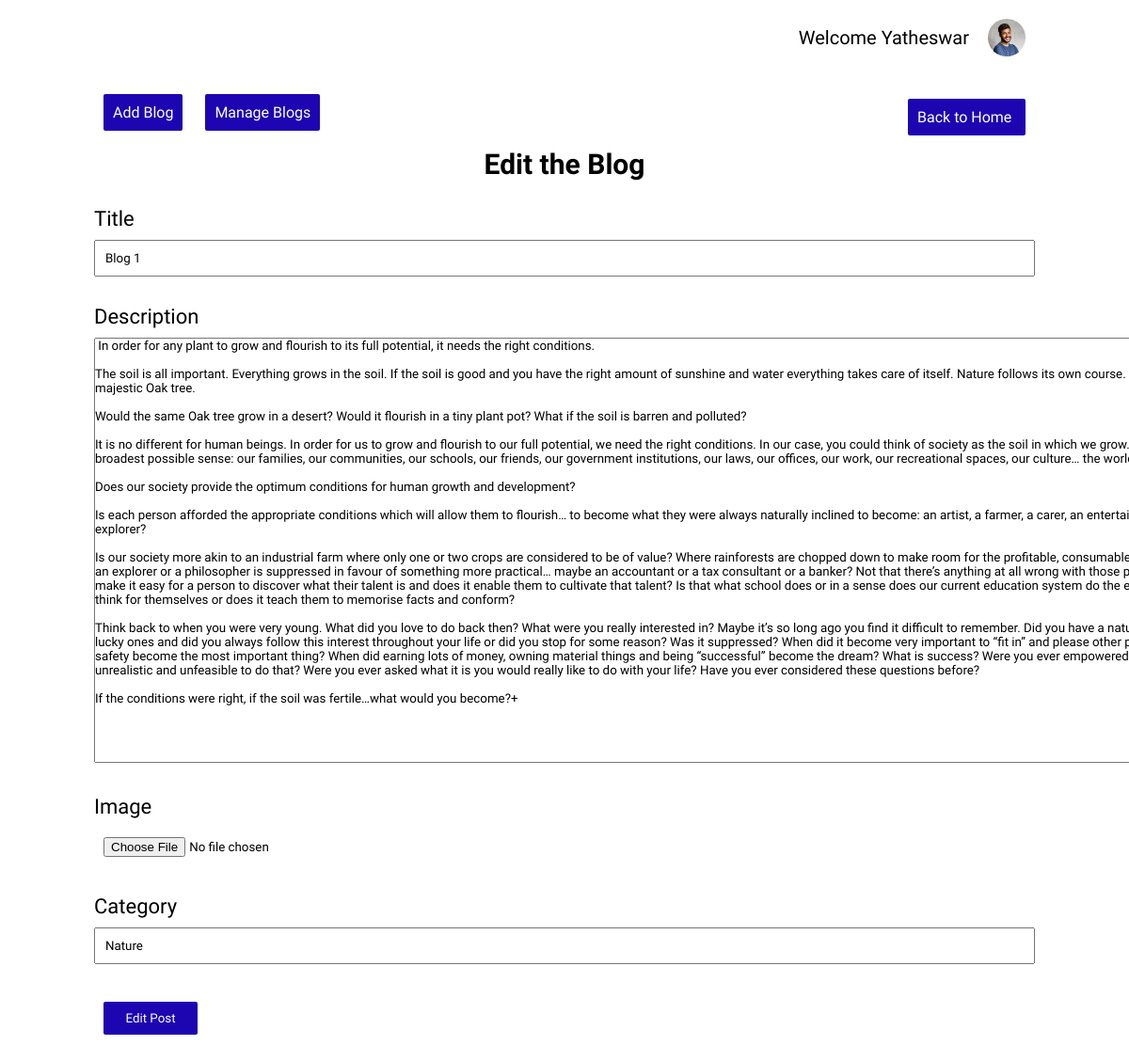
The app's page /admin-panel/blogs/edit.php?id=1 (signed in), older data.
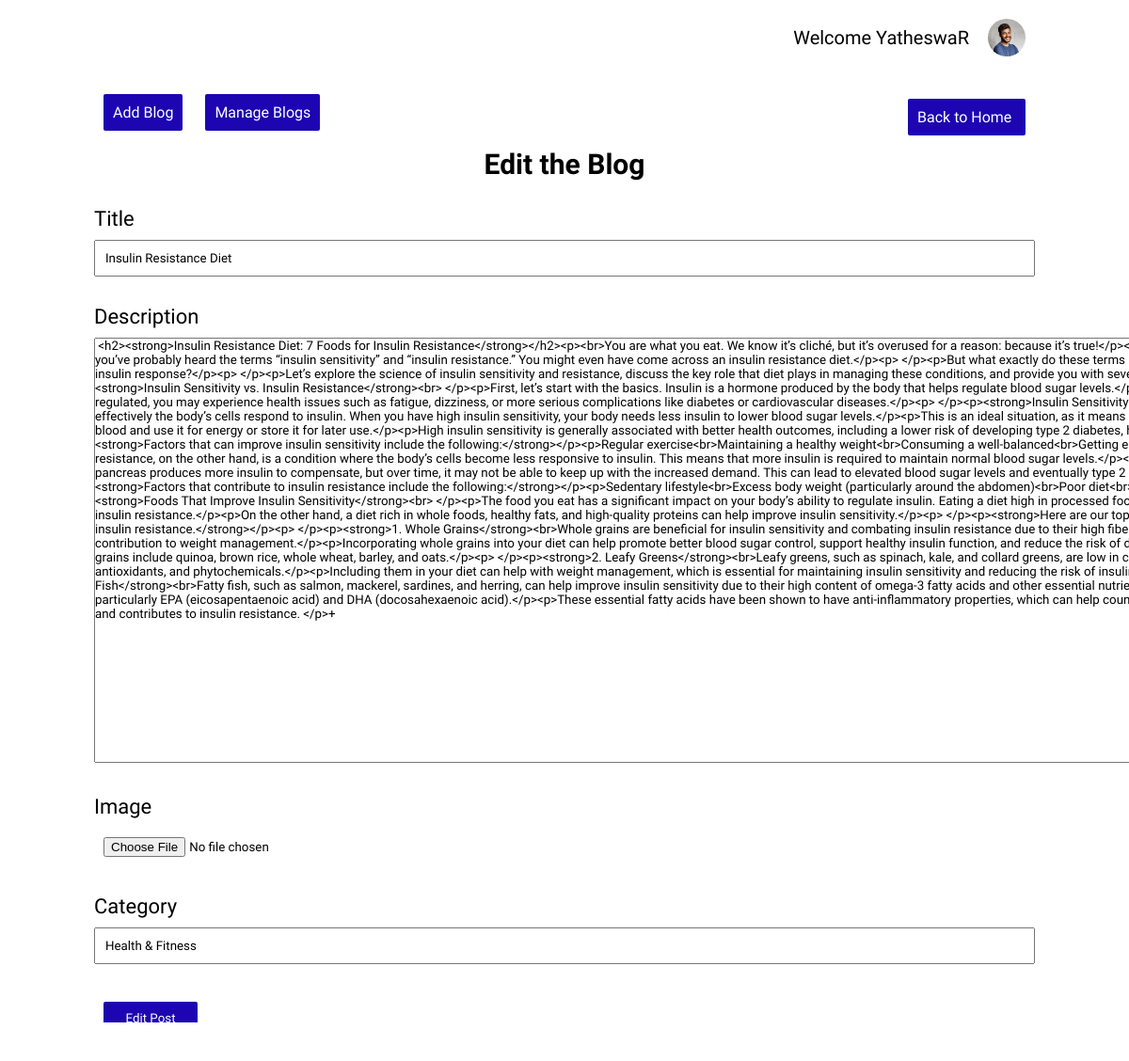
The same page, newer data.
### tables this page shows
CREATE TABLE `blogs` (
  `id` int(100) NOT NULL,
  `title` text DEFAULT NULL,
  `description` text DEFAULT NULL,
  `image` longblob DEFAULT NULL,
  `category` text DEFAULT NULL,
  `author` text DEFAULT NULL,
  `blogid` text DEFAULT NULL,
  `createdat` datetime(6) DEFAULT current_timestamp(6)
);

### admin-panel/blogs/edit.php (the view, shortened to what this page needs)
<?php
    if($_SESSION["id"] == true){
        $name = $_SESSION["name"];
        $image = $_SESSION["image"];
        require_once('../../config.php');
        if($_SERVER["REQUEST_METHOD"] == "GET"){
            $id = $_GET["id"];
            $sql = mysqli_query($db,"SELECT * FROM `blogs` WHERE id=$id");
            $row = mysqli_fetch_assoc($sql);
            $title = $row['title'];
            $description = $row['description'];
            $file = $row['image'];
            $category = $row['category'];
        }
?>
<!DOCTYPE html>
<html lang="en">
<head>
    <link rel="stylesheet" href="../css/admin.css">
    <link href='https://unpkg.com/boxicons@2.1.4/css/boxicons.min.css' rel='stylesheet'>
    <link rel="stylesheet" href="https://cdnjs.cloudflare.com/ajax/libs/font-awesome/6.3.0/css/all.min.css">
</head>
<body>
    <div class="main">
        <div class="topbar">
        <div class="name">
                Welcome <?php echo $name; ?>
            </div>
            <div class="user">
                <?php
                    echo "<img src='../../db-images/users/$image'>;"
                ?>
            </div>
        </div>
        <div class="admin-content">
            <div class="button-group">
                <a href="./create.php" class="admin-btn btn-blg">Add Blog</a>
                <a href="./index.php" class="admin-btn btn-blg">Manage Blogs</a>
                <a href="../../index.php" class="home admin-btn btn-blg">Back to Home</a>
            </div>
            <div class="content">
                <h2 class="page-title">Edit the Blog</h2>
                <form action="#" method="post" enctype="multipart/form-data">
                    <div>
                        <label>Title</label>
                        <input type="text" name="title" id="" class="text-input" value="<?php echo $title; ?>">
                    </div>
                    <div>
                        <label>Description</label>
                        <textarea name="description" id="body" rows="30" cols="178"> <?php echo $description; ?>+ </textarea>
                    </div>
                    <div>
                        <label>Image</label>
                        <input type="file" name="image" class="text-input" value="<?php echo $file; ?>">
                    </div>
                    <div>
                        <label>Category</label>
                        <input type="text" name="category" id="category" class="text-input" value="<?php echo $category; ?>">
                    </div>
                    <div>
                        <button type="submit" class="admin-btn btn-blg">Edit Post</button>
                    </div>
                </form>
            </div>
        </div>
    </div>
</body>
</html>
<?php
    }
    else{
        header("Location: ../../index.php");
    }
?>

Row changes from the older to the newer data that the page shows:
changed blogs: title "Blog 1" → "Insulin Resistance Diet"; description "In order for any plant to grow and flourish to its full potential, it needs the right conditions. The soil is all important. Everything grows in the soil. If the soil is good and you have the right amount of sunshine and water everything takes care of itself. Nature follows its own course. We don’t need to interfere. The tiny acorn grows into the majestic Oak tree. Would the same Oak tree grow in a desert? Would it flourish in a tiny plant pot? What if the soil is barren and polluted? It is no different for human beings. In order for us to grow and flourish to our full potential, we need the right conditions. In our case, you could think of society as the soil in which we grow. What do I…" → "<h2><strong>Insulin Resistance Diet: 7 Foods for Insulin Resistance</strong></h2><p><br>You are what you eat. We know it’s cliché, but it’s overused for a reason: because it’s true!</p><p> </p><p>If you’ve ever looked up ways to eat better, you’ve probably heard the terms “insulin sensitivity” and “insulin resistance.” You might even have come across an insulin resistance diet.</p><p> </p><p>But what exactly do these terms mean, and why is it important to maintain a healthy insulin response?</p><p> </p><p>Let’s explore the science of insulin sensitivity and resistance, discuss the key role that diet plays in managing these conditions, and provide you with seven foods for insulin…"; category "Nature" → "Health & Fitness"
Text that changed along with them:
$name: "Yatheswar" → "YatheswaR"
